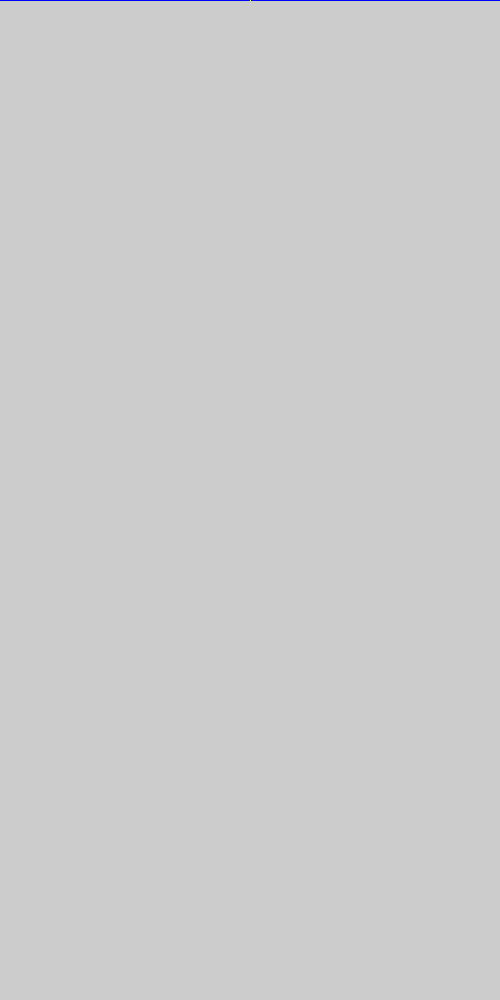
Frame 1 (no input)
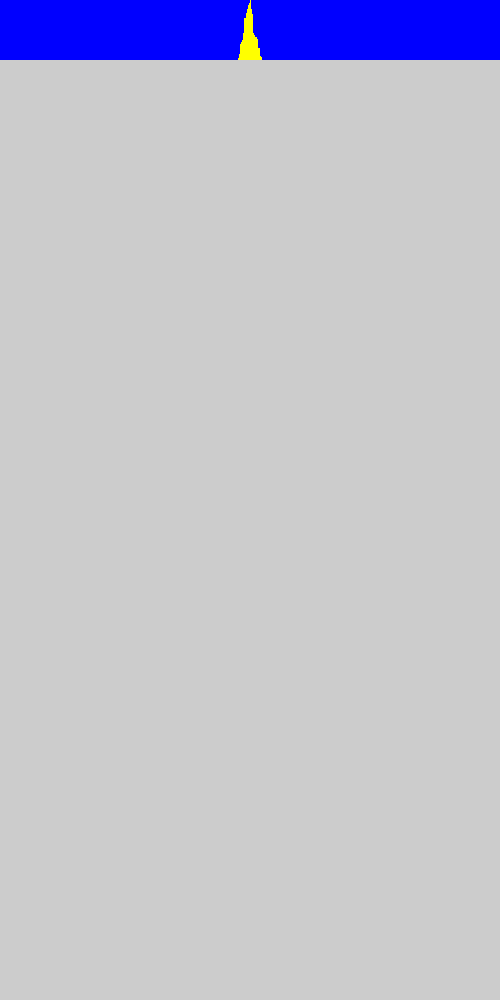
Frame 60 (the mouse pressed at the canvas centre just before this capture)
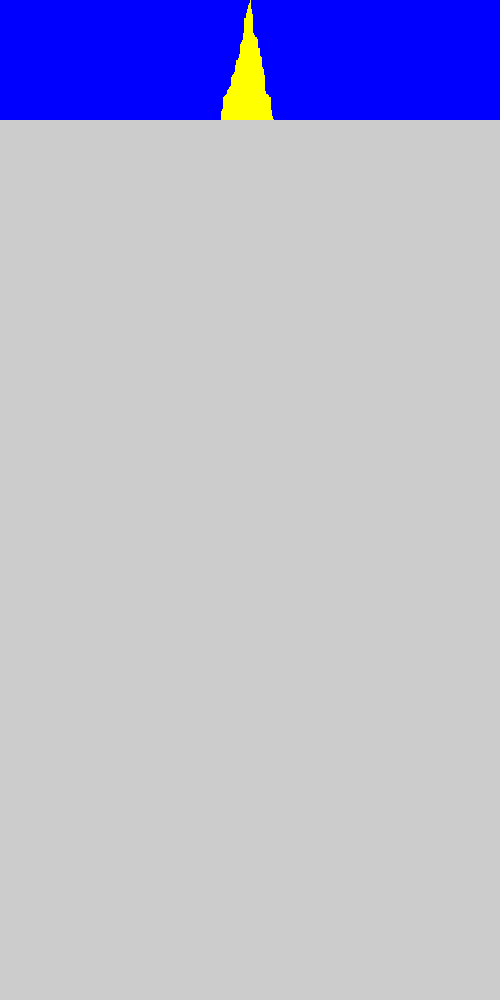
Frame 120 (the mouse held since frame 60 and released just before this capture)

The Processing sketch that drew these frames (run headless with seeded random() and noise(); from frame 60 on, the mouse is pressed at the canvas centre):

// Processing sketch: asynchronic1D
// ── asynchronic1D.pde
// "Seeding": One-dimensional, asynchronous cellular automaton
//  (the simplest simulation of CA in functional syntax) 
///////////////////////////////////////////////////////////////
final int WorldSize=500;//How many cells do we want?
final int MCD=5; //Monte Carlo step divider
final int FR=300;//Expected speed of the simulation

int[] World=new int[WorldSize];//We create an array of the "world"

void setup()
{
  size(500,1000);//The window is more vertical than horizontal
  frameRate(FR); //Expected speed of the simulation
  noSmooth();    //Antialiasing is unnecessary for cellular automata
  //for(int i=0;i<World.length;i++) //Reset an array - if needed.
  //    World[i]=0; //It is no longer needed in this version of Processing! 
  World[WorldSize/2]=1; //The seed of the automaton more or less in the middle
}

int t=0;//Time counter, i.e. steps/generations/years
void draw()
{
  if(t>height) //Is it off screen?
    return;//We use "emergency exit" because there is nothing to draw 
  
  //Visualisation
  for(int i=0;i<WorldSize;i++)//Instead WordSize may be World.length (an attribute of any array)
  {                               
    if(World[i]>0) stroke(255,255,0);//Non-zero cells are yellow
    else           stroke(0,0,255);//Zero cells are blue
    
    point(i,t);//State of the 'i' cell of the automaton at time 't'
  }
  
  //Monte Carlo or part of Monte Carlo step
  int N=WorldSize/MCD; //At MOST 1/MCD of the automaton cells changes its state in a time step
  for(int j=0;j<N;j++)
  {
       int i=int(random(WorldSize));//We need to truncate the fractional part
       
       //Calculation of neighbors' indices taking into account the "boundary conditions" 
       int right = (i+1) % WorldSize;//Wrapping in a circle using the remainder of division operator       
       int left  = (WorldSize+i-1) % WorldSize;//This operator works intuitively only for positive numbers!
       
       //The rule of this automaton - if you have a living neighbor, you become alive
       if(World[left]>0) //Is the left neighbor not zero, ie is he "alive"?
         World[i]=1;     //The cell under consideration becomes alive
       
       if(World[right]>0) //Is the right neighbor not zero?
         World[i]=1;
   }
   
   t++;//The next generation/step/year
}
